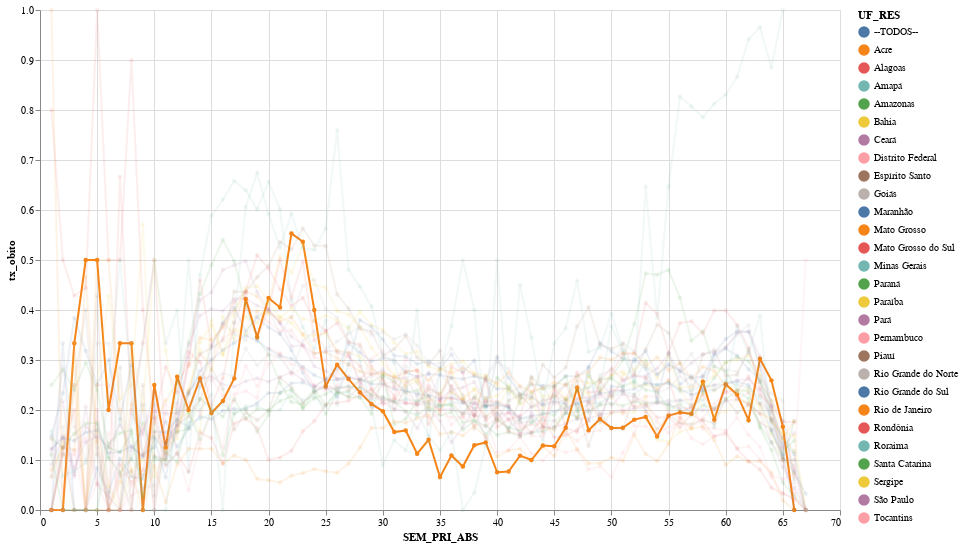

The code cell stored with this chart in its notebook:
### Markdown cell above
### Taxa de óbito por UF de residência

### Code cell
#collapse

cat2 = 'UF_RES'
index_cols = [cat1,cat2]
selection_dict = {cat2:'!= "nd"'}  # 'EVOLUCAO':"== ['cura','obito']"}
dataFrame2Chart(df_srag,index_cols,selection_dict,ns_opacity=0.10)

### Figure 1 — Vega-Lite specification as saved in the notebook (floating-point values rounded to 4 significant figures; data arrays with more than 128 entries replaced by an {"elided": "..."} marker saying what was removed)
{"config": {"view": {"continuousWidth": 400, "continuousHeight": 300}, "point": {"size": 20}}, "data": {"name": "data-6cb863ba9bd08c980d76434191db65e8"}, "mark": {"type": "line", "point": true, "strokeWidth": 2}, "encoding": {"color": {"type": "nominal", "field": "UF_RES"}, "opacity": {"condition": {"value": 1.0, "selection": "Selecione"}, "value": 0.1}, "tooltip": [{"type": "quantitative", "field": "SEM_PRI_ABS"}, {"type": "nominal", "field": "UF_RES"}, {"type": "quantitative", "field": "cura"}, {"type": "quantitative", "field": "ignorado"}, {"type": "quantitative", "field": "nd"}, {"type": "quantitative", "field": "obito"}, {"type": "quantitative", "field": "obito_outras_causas"}, {"type": "quantitative", "field": "total"}, {"type": "quantitative", "field": "tx_obito"}], "x": {"type": "quantitative", "field": "SEM_PRI_ABS"}, "y": {"type": "quantitative", "field": "tx_obito"}}, "height": 500, "selection": {"Selecione": {"type": "single", "fields": ["UF_RES"], "init": {"UF_RES": "Acre"}, "bind": {"UF_RES": {"input": "select", "options": ["Acre", "Alagoas", "Amazonas", "Bahia", "Ceará", "Distrito Federal", "Espírito Santo", "Goiás", "Maranhão", "Mato Grosso", "Mato Grosso do Sul", "Minas Gerais", "Paraná", "Paraíba", "Pará", "Pernambuco", "Piauí", "Rio Grande do Norte", "Rio Grande do Sul", "Rio de Janeiro", "Rondônia", "Santa Catarina", "Sergipe", "São Paulo", "Tocantins", "Roraima", "Amapá", "--TODOS--"]}}}}, "width": 800, "$schema": "https://vega.github.io/schema/vega-lite/v4.8.1.json", "datasets": {"data-6cb863ba9bd08c980d76434191db65e8": {"elided": "1846 records"}}}
